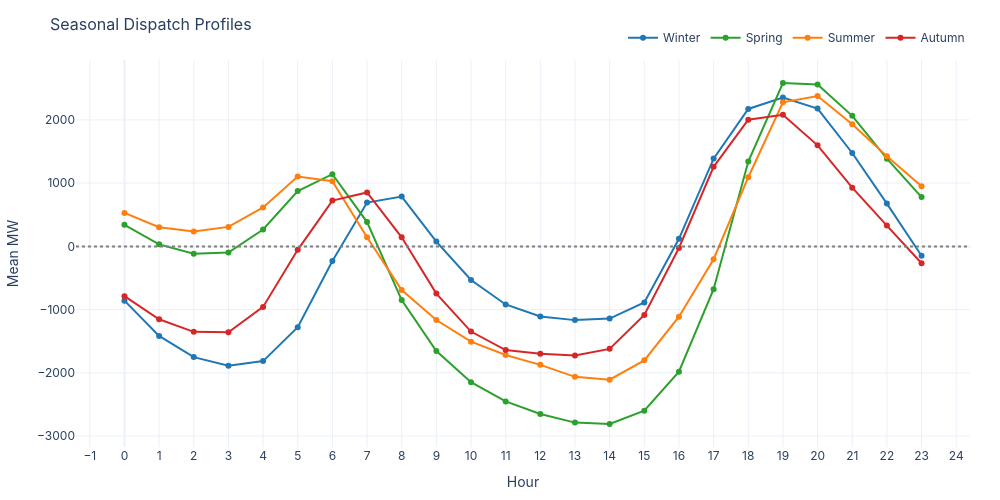

Notebook source saved alongside this figure:
### Markdown cell above
## 6. Seasonal Spread Patterns

Summer: solar duck curve widens midday-to-evening spread. Winter: demand-driven evening peak spread.

### Code cell
# Season definition
month_to_season = {12: 'Winter', 1: 'Winter', 2: 'Winter',
                   3: 'Spring', 4: 'Spring', 5: 'Spring',
                   6: 'Summer', 7: 'Summer', 8: 'Summer',
                   9: 'Autumn', 10: 'Autumn', 11: 'Autumn'}
train['season'] = train['month'].map(month_to_season)

fig = go.Figure()
season_colors = {'Winter': '#1f77b4', 'Spring': '#2ca02c',
                 'Summer': '#ff7f0e', 'Autumn': '#d62728'}

for season in ['Winter', 'Spring', 'Summer', 'Autumn']:
    sub = train[train['season'] == season]
    profile = sub.groupby('hour')['es_total_ps'].mean()
    fig.add_trace(go.Scatter(
        x=profile.index, y=profile.values,
        mode='lines+markers', name=season,
        line=dict(color=season_colors[season], width=2),
    ))

fig.add_hline(y=0, line_dash='dot', line_color='grey')
apply_layout(fig, title='Seasonal Dispatch Profiles',
             xaxis_title='Hour', yaxis_title='Mean MW', height=500)
fig.update_xaxes(dtick=1)
fig.show()

### Figure 1 — Plotly figure (JSON) as saved in the notebook; plotly's stock layout.template omitted (floating-point values rounded to 4 significant figures)
{"data": [{"line": {"color": "#1f77b4", "width": 2}, "mode": "lines+markers", "name": "Winter", "type": "scatter", "x": [0, 1, 2, 3, 4, 5, 6, 7, 8, 9, 10, 11, 12, 13, 14, 15, 16, 17, 18, 19, 20, 21, 22, 23], "y": [-858.0, -1416.0, -1751.0, -1888.0, -1814.0, -1277.0, -231.2, 692.6, 787.7, 76.49, -530.9, -918.2, -1108.0, -1166.0, -1141.0, -885.9, 120.0, 1388.0, 2173.0, 2355.0, 2180.0, 1477.0, 677.2, -148.0]}, {"line": {"color": "#2ca02c", "width": 2}, "mode": "lines+markers", "name": "Spring", "type": "scatter", "x": [0, 1, 2, 3, 4, 5, 6, 7, 8, 9, 10, 11, 12, 13, 14, 15, 16, 17, 18, 19, 20, 21, 22, 23], "y": [340.8, 31.94, -115.4, -96.51, 266.9, 874.6, 1142.0, 384.5, -849.2, -1654.0, -2148.0, -2452.0, -2650.0, -2787.0, -2807.0, -2599.0, -1981.0, -677.9, 1342.0, 2582.0, 2562.0, 2065.0, 1386.0, 780.2]}, {"line": {"color": "#ff7f0e", "width": 2}, "mode": "lines+markers", "name": "Summer", "type": "scatter", "x": [0, 1, 2, 3, 4, 5, 6, 7, 8, 9, 10, 11, 12, 13, 14, 15, 16, 17, 18, 19, 20, 21, 22, 23], "y": [529.8, 303.8, 236.2, 308.5, 615.0, 1104.0, 1031.0, 144.7, -691.1, -1164.0, -1507.0, -1717.0, -1873.0, -2063.0, -2109.0, -1802.0, -1112.0, -202.6, 1094.0, 2278.0, 2377.0, 1931.0, 1425.0, 949.8]}, {"line": {"color": "#d62728", "width": 2}, "mode": "lines+markers", "name": "Autumn", "type": "scatter", "x": [0, 1, 2, 3, 4, 5, 6, 7, 8, 9, 10, 11, 12, 13, 14, 15, 16, 17, 18, 19, 20, 21, 22, 23], "y": [-786.6, -1152.0, -1351.0, -1357.0, -957.3, -54.71, 724.9, 853.3, 144.0, -746.7, -1347.0, -1640.0, -1697.0, -1725.0, -1621.0, -1083.0, -25.04, 1258.0, 2004.0, 2081.0, 1598.0, 929.0, 329.6, -266.2]}], "layout": {"font": {"family": "Inter, Arial, sans-serif", "size": 12}, "height": 500, "hovermode": "x unified", "legend": {"orientation": "h", "x": 1, "xanchor": "right", "y": 1.02, "yanchor": "bottom"}, "margin": {"b": 50, "l": 60, "r": 30, "t": 60}, "shapes": [{"line": {"color": "grey", "dash": "dot"}, "type": "line", "x0": 0, "x1": 1, "xref": "x domain", "y0": 0, "y1": 0, "yref": "y"}], "title": {"font": {"size": 16}, "text": "Seasonal Dispatch Profiles"}, "width": 1000, "xaxis": {"dtick": 1, "title": {"text": "Hour"}}, "yaxis": {"title": {"text": "Mean MW"}}}}
